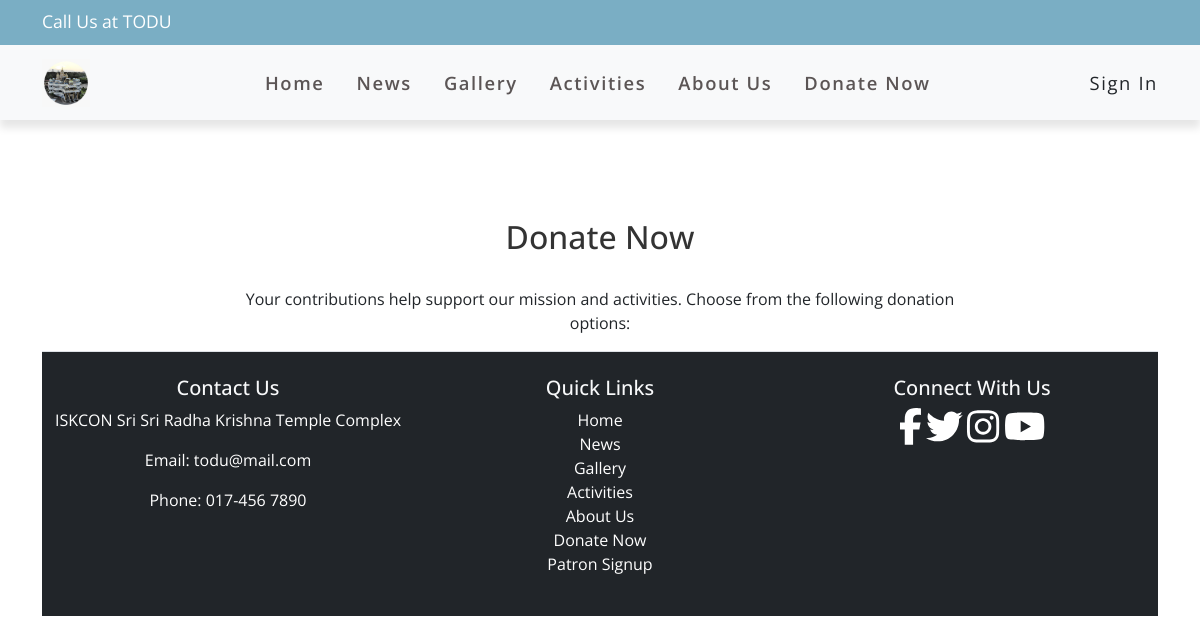
The app's page /donation.php, older data.
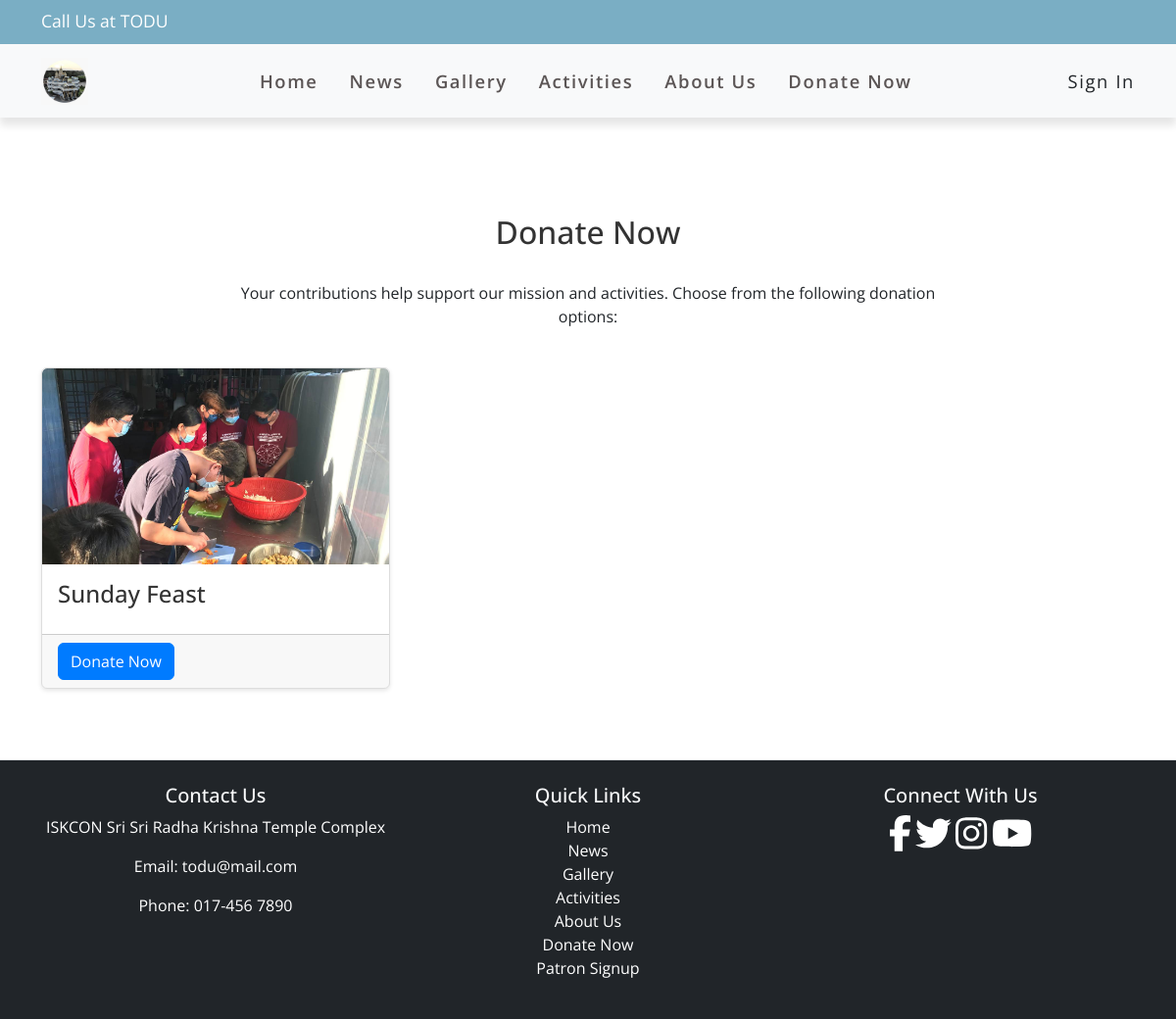
The same page, newer data.
### tables this page shows
CREATE TABLE `donation_table` (
  `donation_id` int(10) NOT NULL,
  `title` varchar(100) NOT NULL,
  `description` varchar(255) NOT NULL,
  `donation_img` varchar(255) NOT NULL,
  `amount` varchar(100) NOT NULL,
  `added_by` int(11) NOT NULL
);

### donation.php (the view, shortened to what this page needs)
<?php
  include ('includes/header.php');
?>
<div class="container my-5">
  <div class="row">
    <div class="col-md-8 offset-md-2 text-center">
      <h2>Donate Now</h2>
      <p>
        Your contributions help support our mission and activities. Choose
        from the following donation options:
      </p>
    </div>
  </div>
  <?php
  include ('includes/dbconnect.php');
  $limit = 3;
  if (isset($_GET ['page'])) {
      $page = $_GET ['page'];
  }else {
  $page = 1;
  }
  $offset = ($page - 1) * $limit;
  $sql = "SELECT donation_table.donation_id, donation_table.title,
  donation_table.description ,donation_table.donation_img FROM donation_table
  ORDER BY donation_table.donation_id DESC LIMIT {$offset}, {$limit}";
  $result = mysqli_query($conn, $sql) or die("Query Failed.");
  if (mysqli_num_rows($result) > 0) {
      while($row = mysqli_fetch_assoc($result)) {
  ?>
  <div class="row my-4">
    <div class="col-md-4 mb-4">
      <div class="card">
        <a href="donate.php?id=<?php echo $row['donation_id'];?>" class="card-link">
          <img src="admin/upload/donation/<?php echo $row['donation_img']; ?>" class="card-img-top" alt="Donation Option 1" />
          <div class="card-body">
            <h5 class="card-title"><?php echo $row['title']; ?></h5>
          </div>
          <div class="card-footer">
            <a href="donate.php?id=<?php echo $row['donation_id'];?>" class="btn btn-primary">Donate Now</a>
          </div>
        </a>
      </div>
    </div>
  </div>
</div>
<?php
      }
    }
?>
<?php
  include ('includes/footer.php');
?>

Row changes from the older to the newer data that the page shows:
added donation_table: donation_img (picture), title "Sunday Feast"
